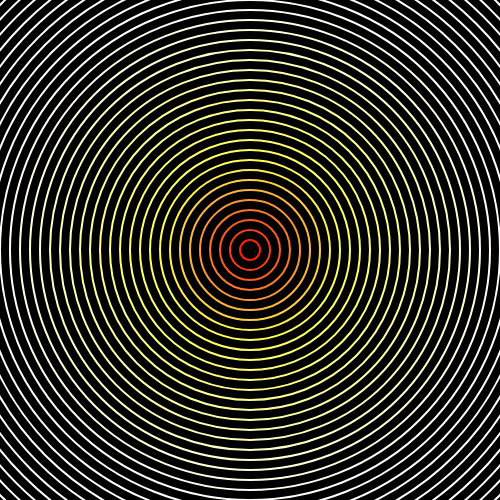
Frame 1 (no input)
Frame 60 (no input): identical to frame 1, image omitted
Frame 120 (the mouse pressed at the canvas centre since frame 60): identical to frame 1, image omitted

The p5.js sketch that drew this single still picture (run headless with seeded random() and noise() and a simulated clock; from frame 60 on, the mouse is pressed at the canvas centre):

// p5.js sketch
// ── sketch.js
function setup() {
  createCanvas(500, 500);
}

function draw() {
  background(0);
  noFill();
  for(let i=0; i<100; i++){
    strokeWeight(2);
    stroke(255,30*i, 10*i);
    ellipse(250, 250, 20*i , 20*i);
  }  
}
